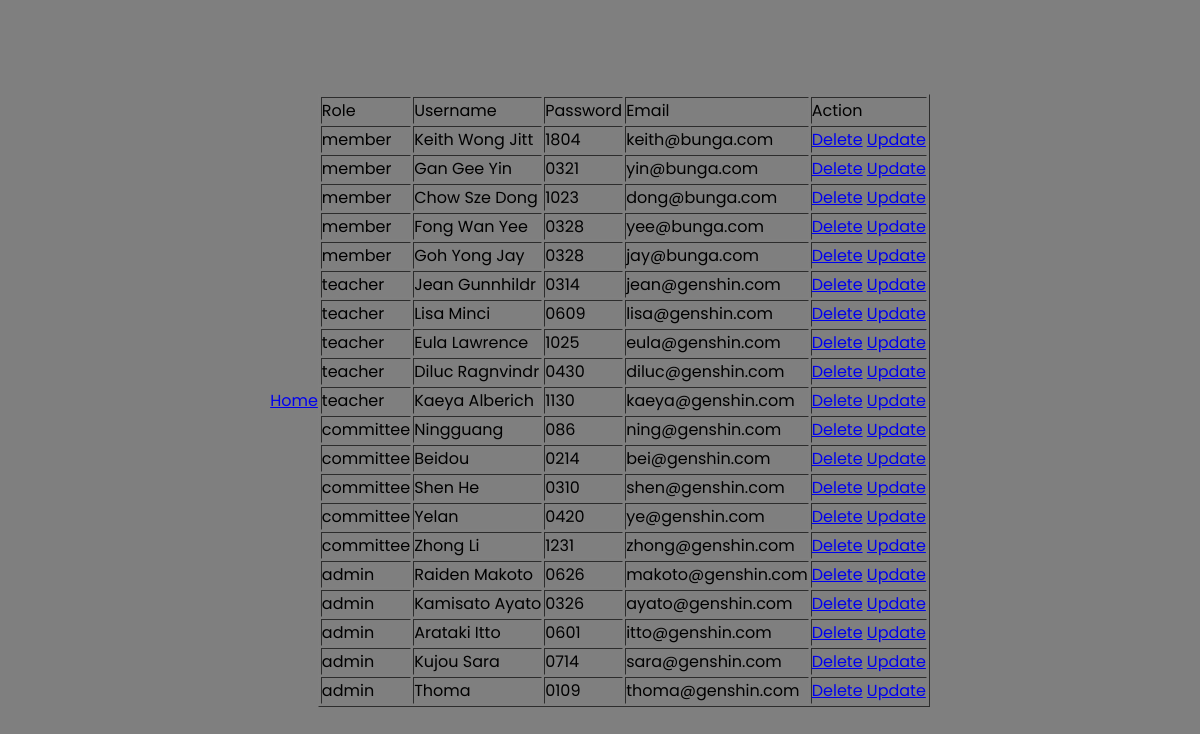
The app's page /adminManageAllAcc/manageAcc.php with its own data.
### tables this page shows
CREATE TABLE IF NOT EXISTS `users` (
  `id` int NOT NULL AUTO_INCREMENT,
  `role` enum('member','teacher','committee','admin') NOT NULL,
  `username` varchar(50) NOT NULL,
  `password` varchar(50) NOT NULL,
  `email` varchar(50) NOT NULL,
  PRIMARY KEY (`id`)
);

### adminManageAllAcc/manageAcc.php (the view, shortened to what this page needs)
<?php
    require "conn.php";
$result = mysqli_query($conn,"SELECT * FROM users");
?>
<!DOCTYPE html>
<html>
<head>
<link rel="stylesheet" href="style.css">
</head>
<body>
        <a href="#">Home</a>
<table border='1'>
	<tr>
	<td>Role</td>
	<td>Username</td>
	<td>Password</td>
	<td>Email</td>
	<td>Action</td>
	</tr>
	<?php
	while($row = mysqli_fetch_array($result)) {
	?>
	<tr class="<?php if(isset($classname)) echo $classname;?>">
	<td><?php echo $row["role"]; ?></td>
	<td><?php echo $row["username"]; ?></td>
	<td><?php echo $row["password"]; ?></td>
	<td><?php echo $row["email"]; ?></td>
	<td>
		<a href="delete-process.php?id=<?php echo $row["id"]; ?>">Delete</a>
    	<a href="updateAcc-process.php?id=<?php echo $row["id"]; ?>">Update</a>
	</td>
	</tr>
	<?php
	}
	?>
</table>
</body>
</html>

### SDP/style.css (style rules this page uses)
* { margin: 0; padding: 0; box-sizing: border-box; font-family: 'Poppins', sans-serif; }
body { width: 100%; min-height: 100vh; background-image: linear-gradient(rgba(0,0,0,.5), rgba(0,0,0,.5)), url(###????.jpg); background-position: center; background-size: cover; display: flex; justify-content: center; align-items: center; }

### records on screen
users: role "member", username "Keith Wong Jitt", password "1804", email "keith@bunga.com"
users: role "member", username "Gan Gee Yin", password "0321", email "yin@bunga.com"
users: role "member", username "Chow Sze Dong", password "1023", email "dong@bunga.com"
users: role "member", username "Fong Wan Yee", password "0328", email "yee@bunga.com"
users: role "member", username "Goh Yong Jay", password "0328", email "jay@bunga.com"
users: role "teacher", username "Jean Gunnhildr", password "0314", email "jean@genshin.com"
users: role "teacher", username "Lisa Minci", password "0609", email "lisa@genshin.com"
users: role "teacher", username "Eula Lawrence", password "1025", email "eula@genshin.com"
users: role "teacher", username "Diluc Ragnvindr", password "0430", email "diluc@genshin.com"
users: role "teacher", username "Kaeya Alberich", password "1130", email "kaeya@genshin.com"
users: role "committee", username "Ningguang", password "086", email "ning@genshin.com"
users: role "committee", username "Beidou", password "0214", email "bei@genshin.com"
users: role "committee", username "Shen He", password "0310", email "shen@genshin.com"
users: role "committee", username "Yelan", password "0420", email "ye@genshin.com"
users: role "committee", username "Zhong Li", password "1231", email "zhong@genshin.com"
users: role "admin", username "Raiden Makoto", password "0626", email "makoto@genshin.com"
users: role "admin", username "Kamisato Ayato", password "0326", email "ayato@genshin.com"
users: role "admin", username "Arataki Itto", password "0601", email "itto@genshin.com"
users: role "admin", username "Kujou Sara", password "0714", email "sara@genshin.com"
users: role "admin", username "Thoma", password "0109", email "thoma@genshin.com"
